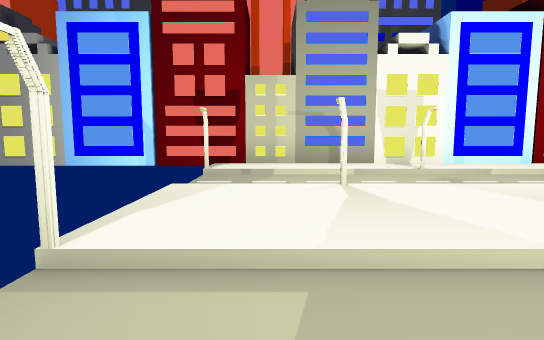
view 1 (above)

22 first-person views from a walk through a Unity game level. The camera is 1.3 m above the floor, tilts 6° down and sees 80° across. The floor is counted in squares, 2 m on a side. Each view is taken from the middle of a square. On the plan, view 1 faces up. The plan holds only what a view shows up to about 10 squares ahead; the rest is blank. The place goes on beyond the plan. The player character is not drawn.

view 2
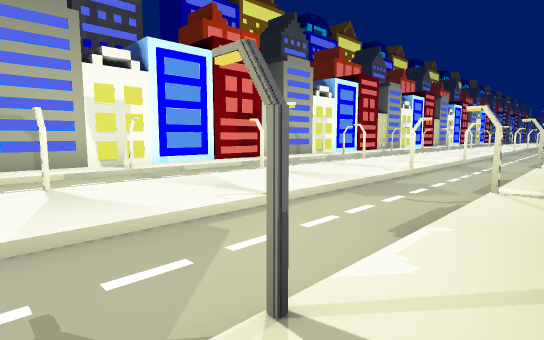

view 3
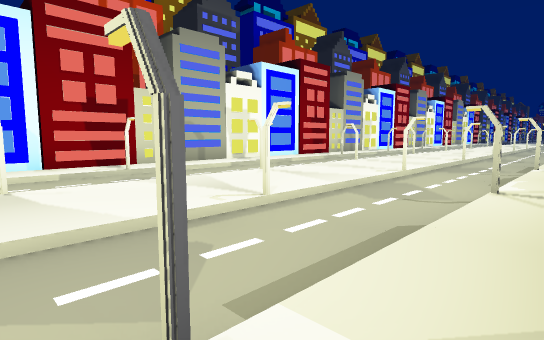

view 4
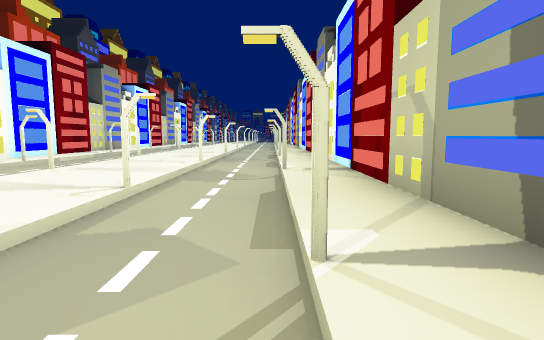

view 5
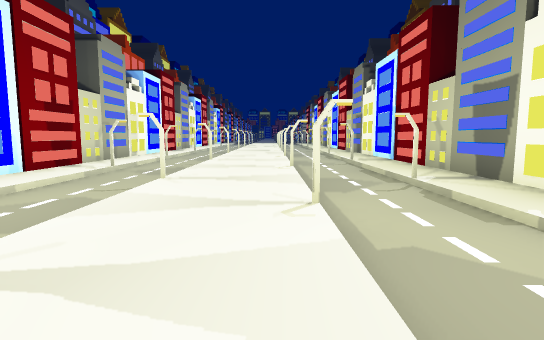

view 6
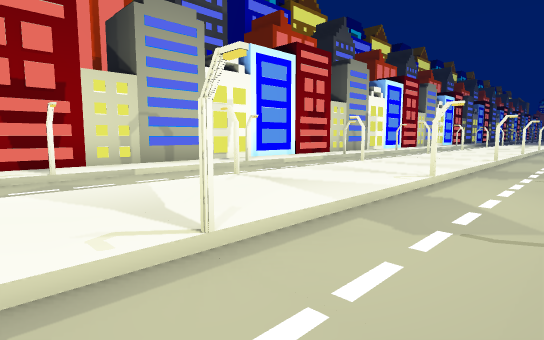

view 7
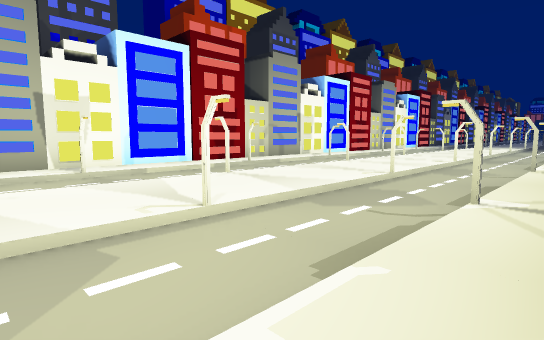

view 8
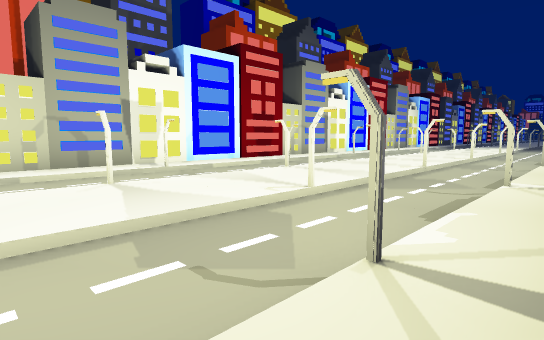

view 9
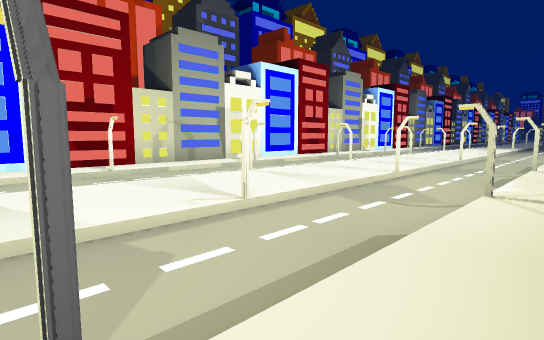

view 10
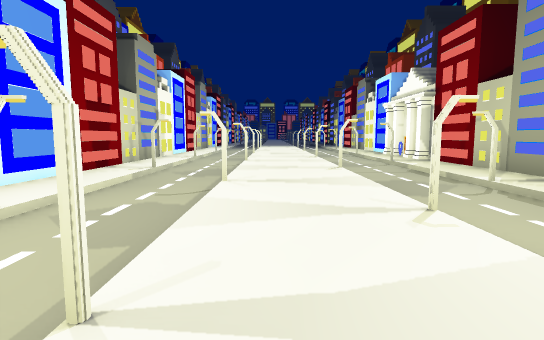

view 11
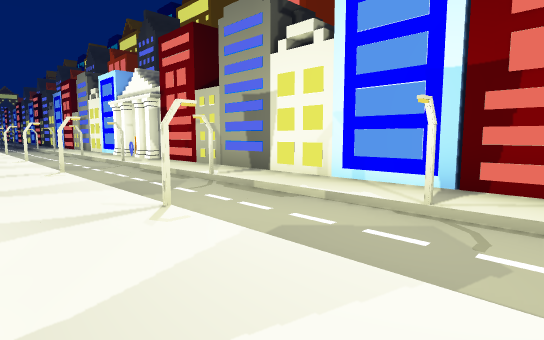

view 12
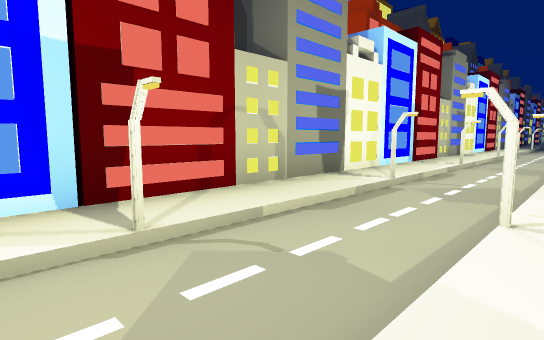

view 13
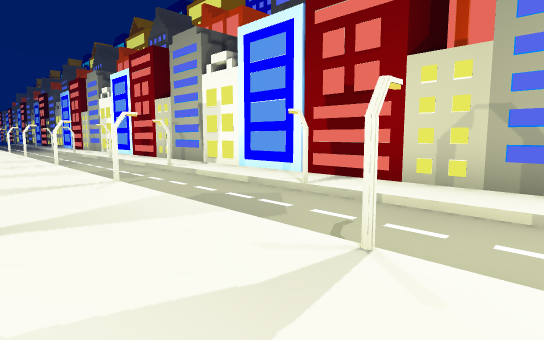

view 14
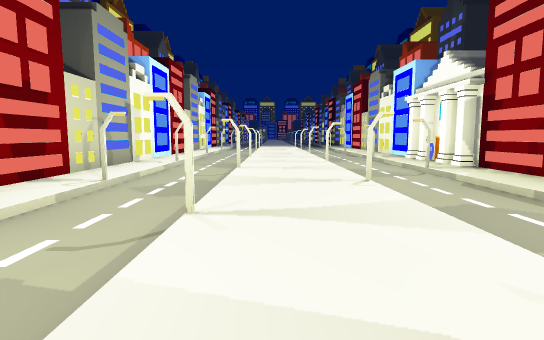

view 15
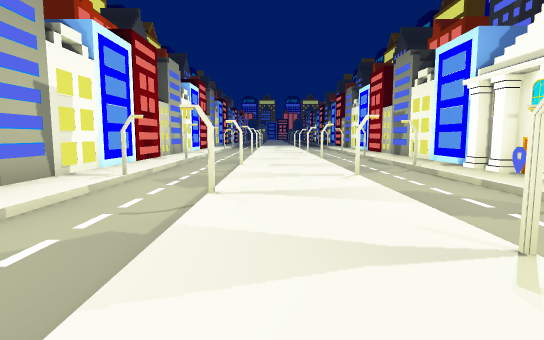

view 16
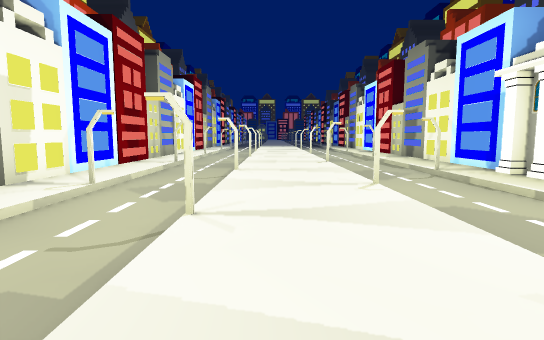

view 17
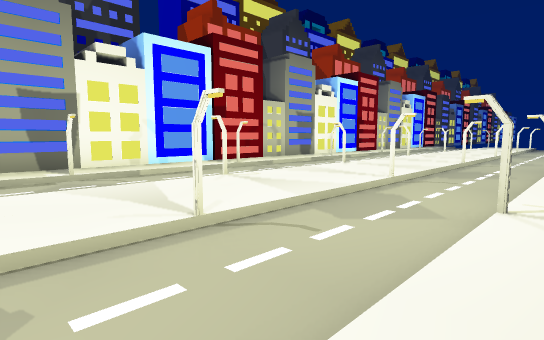

view 18
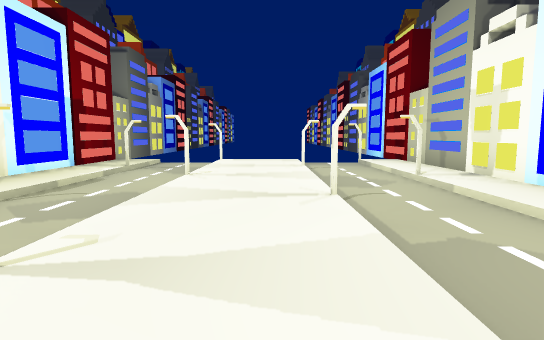

view 19
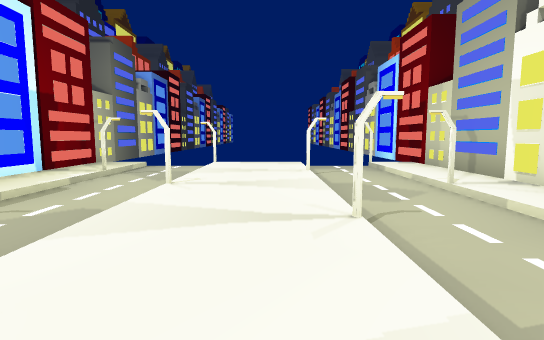

view 20
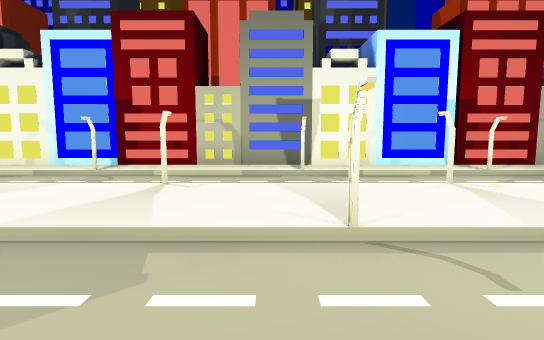

view 21
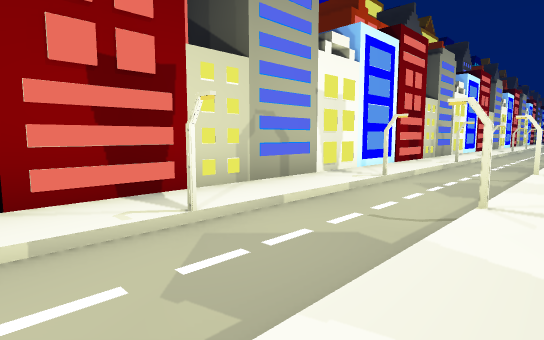

view 22
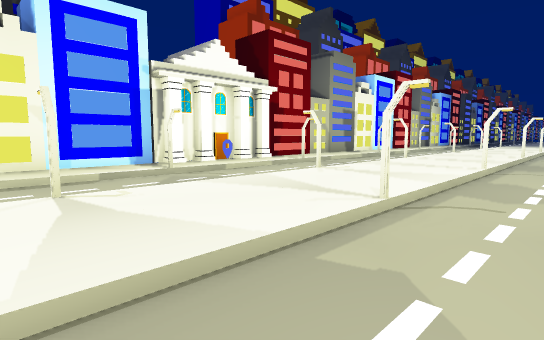

### Floor plan
Key: @ floor where view 1 was taken; # wall or solid block; . main floor; - floor 0.25 m lower than the main floor; / step, stairs or slope; B building; S sign; O other object.
Columns run from 4 left of view 1 to 46 right of it. Each row starts with its distance up from view 1.
  9 BB BBBBBB BBBB    BBB BBB  BBBBB  BBB        BB  BB
  8    BB BB    B       B  B   B BB   BB
  7 BBBBBBBBBBBBBBBBBBBBBBBBBBBBBBBBBBBBBBBBBBBBBBBBBBB
  6    ................................................
  5    ----#--#---#---#---#---#--#---#---#---#--#---#--
  4    --#--#---#---#---#---#---#--#---#---#---#--#---
  3    ................................................
  2    ....#..#...#...#...#...#..#...#...#...#..#...#..
  1    ------------------------------------------------
  0    /@#//#///#///#///#///#///#//#///#///#//////#///
 -1  BB........................................BSO/....
 -2   BBBBBBBBBBBBBBBBBBBBBBBBBBBBBBBBBBBBBBBBBBOOBBBBB
 -3   BBB BBBBBB BBBB    BBB        B     BBB  BOO BBBB
 -4     B   B    B  B      B               B          B

Where each view was taken, in squares from view 1:
view 1: 0 up, 0 right, facing up
view 2: 1 down, 0 right, facing up-right
view 3: 1 down, 4 right, facing up-right
view 4: 0 up, 3 right, facing right
view 5: 2 up, 7 right, facing right
view 6: 0 up, 13 right, facing up-right
view 7: 1 down, 16 right, facing up-right
view 8: 1 down, 22 right, facing up-right
view 9: 1 down, 27 right, facing up-right
view 10: 3 up, 30 right, facing right
view 11: 3 up, 30 right, facing down-right
view 12: 2 up, 32 right, facing down-left
view 13: 2 up, 32 right, facing up-left
view 14: 3 up, 32 right, facing right
view 15: 3 up, 35 right, facing right
view 16: 3 up, 36 right, facing right
view 17: 6 up, 21 right, facing down-left
view 18: 3 up, 8 right, facing left
view 19: 3 up, 7 right, facing left
view 20: 6 up, 5 right, facing down
view 21: 3 up, 5 right, facing up-right
view 22: 5 up, 45 right, facing down-left
